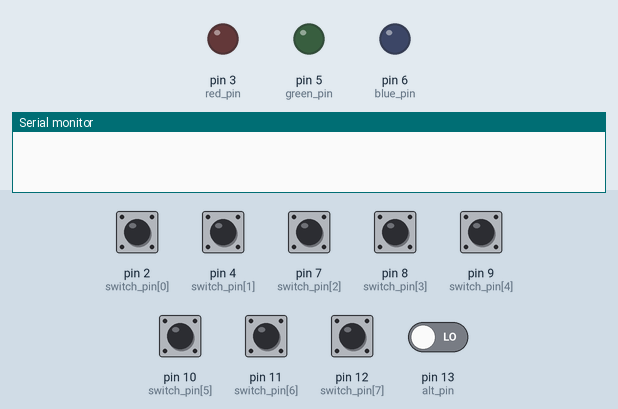
Recording of a sketch running on a simulated Arduino Uno, built with avr-gcc and run on an emulated ATmega328P. Shown: output pins drawn as LEDs (lit = HIGH), the last lines printed to the serial monitor. Dashed ring = blinking. Inputs (shaded band) come from the test bench; at power-on: pin 2 (switch_pin[0]), pin 4 (switch_pin[1]), pin 7 (switch_pin[2]), pin 8 (switch_pin[3]), pin 9 (switch_pin[4]), pin 10 (switch_pin[5]), pin 11 (switch_pin[6]), pin 12 (switch_pin[7]) HIGH, pin 13 (alt_pin) LOW.

Above: at 0.75 s.
1.3 s: pin 2 (switch_pin[0]) pulled LOW for 0.15 s
At 1.66 s:
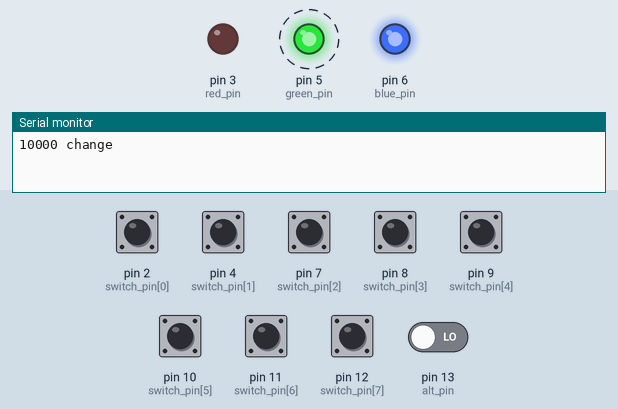
4.3 s: pin 7 (switch_pin[2]) pulled LOW for 0.15 s
At 4.56 s:
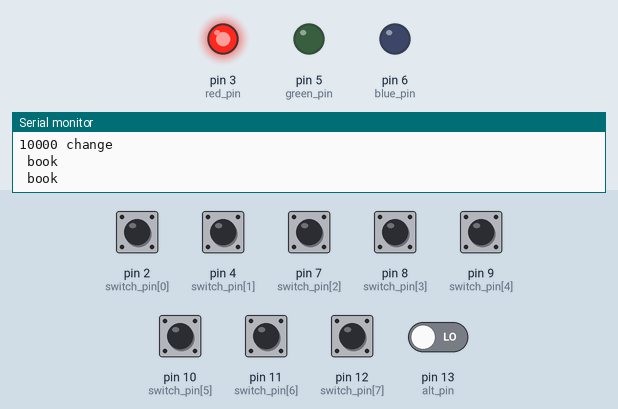
Timing chart, 0 to 13.3 s (numbered marks = the images above; inputs shaded):
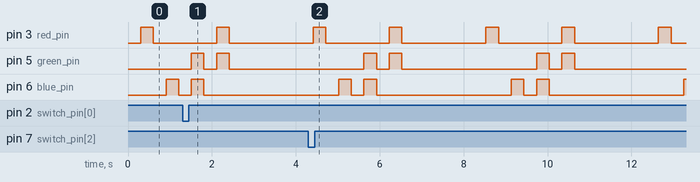

The sketch:

morse_eilam.ino
```cpp
const int short_delay = 300, long_delay = 2000;
long t = 0, last_t = 0;


byte current_char_idx = 0, led_count = 0, on_off = 0, switch_state[5], old_switch_state[5], switch_input[5], current_cell = 0;
const byte red_pin = 3, blue_pin = 6, green_pin = 5;

const byte switch_pin[] = {2, 4, 7, 8, 9, 10, 11, 12}, alt_pin = 13; //up down

const byte down_1[] = {0, 0, 0, 0, 0}, down_2[] = {0, 0, 0, 0, 0}, down_3[] = {0, 0, 0, 0, 0}, down_4[] = {0, 0, 0, 0, 0};
const byte current_led[] = {1, 5, 2, 3};
const byte color_range[7][3] = {{0, 0, 0}, {255, 0, 0}, {0, 255, 255}, {255, 255, 0}, {0, 255, 0}, {0, 0, 255}, {255, 0, 255}}; //orange_color[]={255,128,0}, yellow_color[]={255,255,0}, purple_color[]={153,51,255}, red_color[]={255,0,0}, green_color[]={0,255,0}, blue_color[]={0,0,255};

enum directions {
  NONE, UP, DOWN, ALT_UP, ALT_DOWN
};

enum colors {
  BLACK, RED, CYAN, YELLOW, GREEN, BLUE, PINK
};

void array_assign() ;
void read_switch();
byte get_switch_diff();
void explode();
void update_switch();
void write_led();


void setup() {
  // put your setup code here, to run once:
  Serial.begin(9600);

  pinMode(alt_pin, INPUT);
  for (int i = 0; i < 8; i++) {
    pinMode(switch_pin[i], INPUT_PULLUP);
  }
}

void loop() {
  // put your main code here, to run repeatedly:

  array_assign();
  read_switch();
  byte switch_idx = get_switch_diff();

  if (switch_idx != 255) {
    if ( switch_idx != current_char_idx)
      explode();

    else {
      if (switch_state[current_char_idx + 1] == 0) {
        update_switch();
        for (int i = 0; i < 5; i++) {
          Serial.print(switch_input[i]);


        }
        Serial.println(" change");
      }
    }
  }
  t = millis();
  if (t - last_t > short_delay) {
    last_t = t;
    write_led();
  }


}


void write_led() {
  /*for (int i = 0; i < 5; i++) {
    Serial.print(switch_state[i]);
    Serial.print(",");
    }
    Serial.println("");*/

  if (on_off) {
    on_off = !on_off;
    analogWrite(red_pin, 0);
    analogWrite(blue_pin, 0);
    analogWrite(green_pin, 0);
    if (led_count % 4 == 0)
      last_t = last_t + long_delay - short_delay;
  }
  else {
    on_off = !on_off;
    analogWrite(red_pin, color_range[current_led[led_count % 4]][0]);
    analogWrite(blue_pin, color_range[current_led[led_count % 4]][2]);
    analogWrite(green_pin, color_range[current_led[led_count % 4]][1]);
    led_count++;
  }
}

void read_switch() {
  switch_state[0] = digitalRead(alt_pin);
  switch_state[1] = -digitalRead(switch_pin[0]) + digitalRead(switch_pin[1]);
  switch_state[2] = -digitalRead(switch_pin[2]) + digitalRead(switch_pin[3]);
  switch_state[3] = -digitalRead(switch_pin[4]) + digitalRead(switch_pin[5]);
  switch_state[4] = -digitalRead(switch_pin[6]) + digitalRead(switch_pin[7]);
  delay(2);
}

byte get_switch_diff() {
  for (int i = 4; i > 0 ; i--) {
    if (old_switch_state[i] != switch_state[i])
      return i - 1;
  }

  return 255;
}

void array_assign() {
  for (int i = 0; i < 5; i++)
    old_switch_state[i] = switch_state[i];
}

void update_switch() {

  if (old_switch_state[0] == 1) {
    if (old_switch_state[current_char_idx + 1] == 1)
      switch_input[current_cell % 5] = 3;
    else
      switch_input[current_cell % 5] = 4;
  }
  else {
    if (old_switch_state[current_char_idx + 1] == 1)
      switch_input[current_cell % 5] = 1;
    else
      switch_input[current_cell % 5] = 2;
  }

  current_cell++;
}

void explode() {
  Serial.println(" book");

}
```

Measured:
- by itself, pin 3 (red_pin): repeats every 4.1 s: LOW 1.5 s, HIGH 0.30 s, LOW 2.0 s, HIGH 0.30 s
